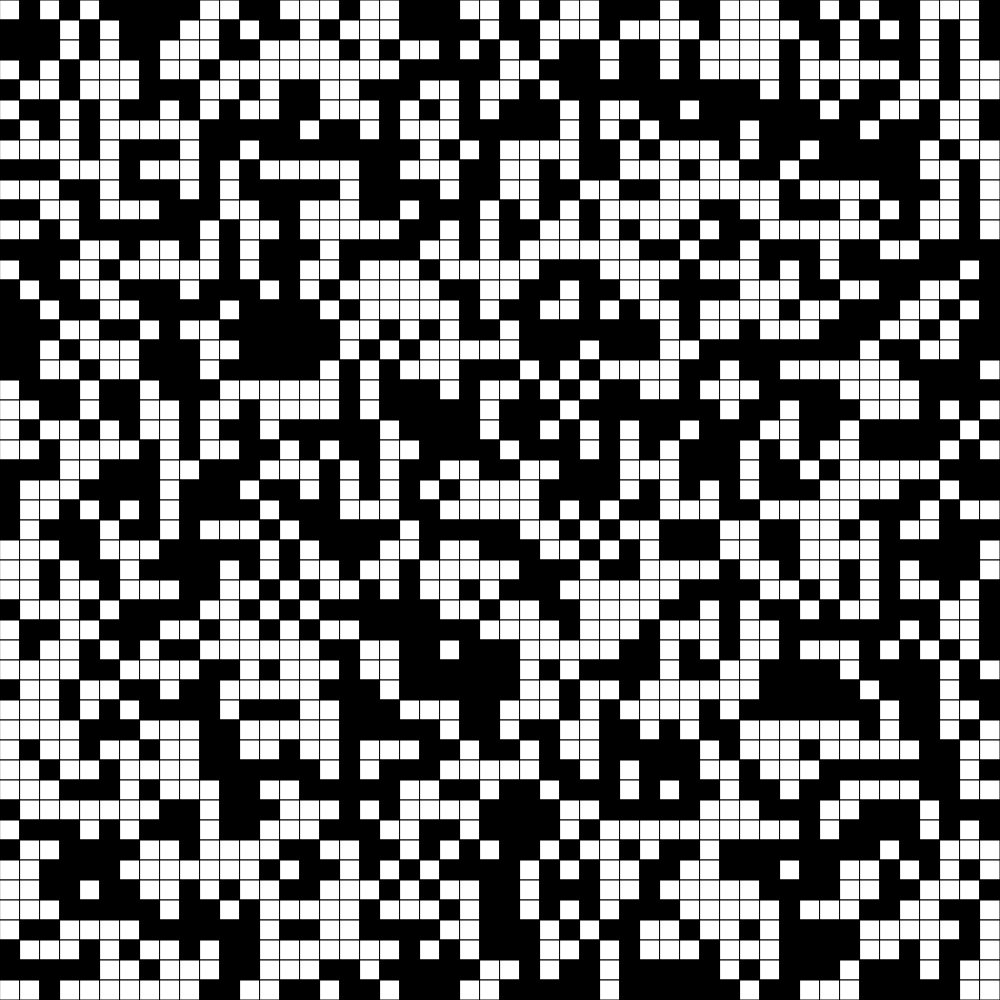
Frame 1 (no input)
Frame 2 (the mouse pressed at the canvas centre, redrawn once): identical to frame 1, image omitted

The p5.js sketch that drew this single still picture (run headless with seeded random() and noise() and a simulated clock; the mouse was pressed at the canvas centre and the sketch redrawn once):

// p5.js sketch
// ── sketch.js
"use strict";
let rows;
let cols;
let grid = [];
let nextGrid = [];
let res = 20;

function setup() {
	createCanvas(window.innerHeight, window.innerHeight);
	background(255);
	cols = Math.floor(width / res);
	rows = Math.floor(height / res);
	grid = new Array(rows);
	nextGrid = new Array(rows);
	for (let i = 0; i < rows; i++) {
		grid[i] = new Array(cols);
		nextGrid[i] = new Array(cols);
	}
	for (let j = 0; j < rows; j++) {
		for (let i = 0; i < cols; i++) {
			let cell = new Cell(i, j);
			grid[i][j] = cell;
		}
	}
}

function draw() {
	background(255);
	for (let i = 0; i < cols; i++) {
		for (let j = 0; j < rows; j++) {
			grid[i][j].show();
		}
	}
	noLoop();
}

// ── cell.js
class Cell {
	constructor(row, col) {
		this.row = row;
		this.col = col;
		this.state = Math.floor(random(2));
	}

	show() {
		let x = this.row * res;
		let y = this.col * res;
		if (this.state === 1) {
			fill(255);
		} else {
			fill(0);
		}
		stroke(0);
		strokeWeight(1);
		rect(x, y, res, res);
	}

	checkNeighbors(grid) {
		let total = 0;
		/* --Top row-- */
		if (grid[this.row - 1][this.col - 1]) {
			total += grid[this.row - 1][this.col - 1].state;
		}
		if (grid[this.row - 1][this.col]) {
			total += grid[this.row - 1][this.col].state;
		}
		if (grid[this.row - 1][this.col + 1]) {
			total += grid[this.row - 1][this.col + 1].state;
		}
		/* --Sides-- */
		if (grid[this.row][this.col - 1]) {
			total += grid[this.row][this.col - 1].state;
		}
		if (grid[this.row][this.col + 1]) {
			total += grid[this.row][this.col + 1].state;
		}
		/* --Bottom Row */
		if (grid[this.row + 1][this.col - 1]) {
			total += grid[this.row + 1][this.col - 1].state;
		}
		if (grid[this.row + 1][this.col]) {
			total += grid[this.row + 1][this.col].state;
		}
		if (grid[this.row + 1][this.col + 1]) {
			total += grid[this.row + 1][this.col + 1].state;
		}
		return total;
	}
}
